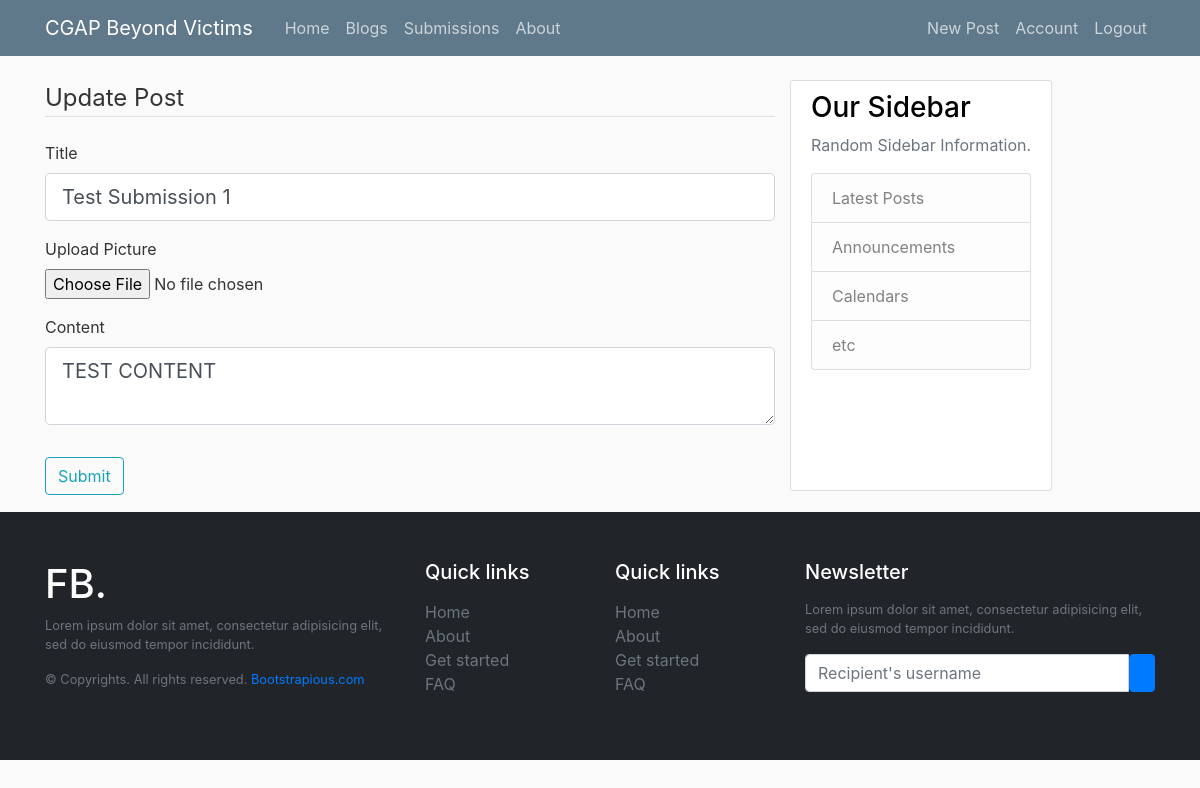
The app's page /submission/1/update (signed in), older data.
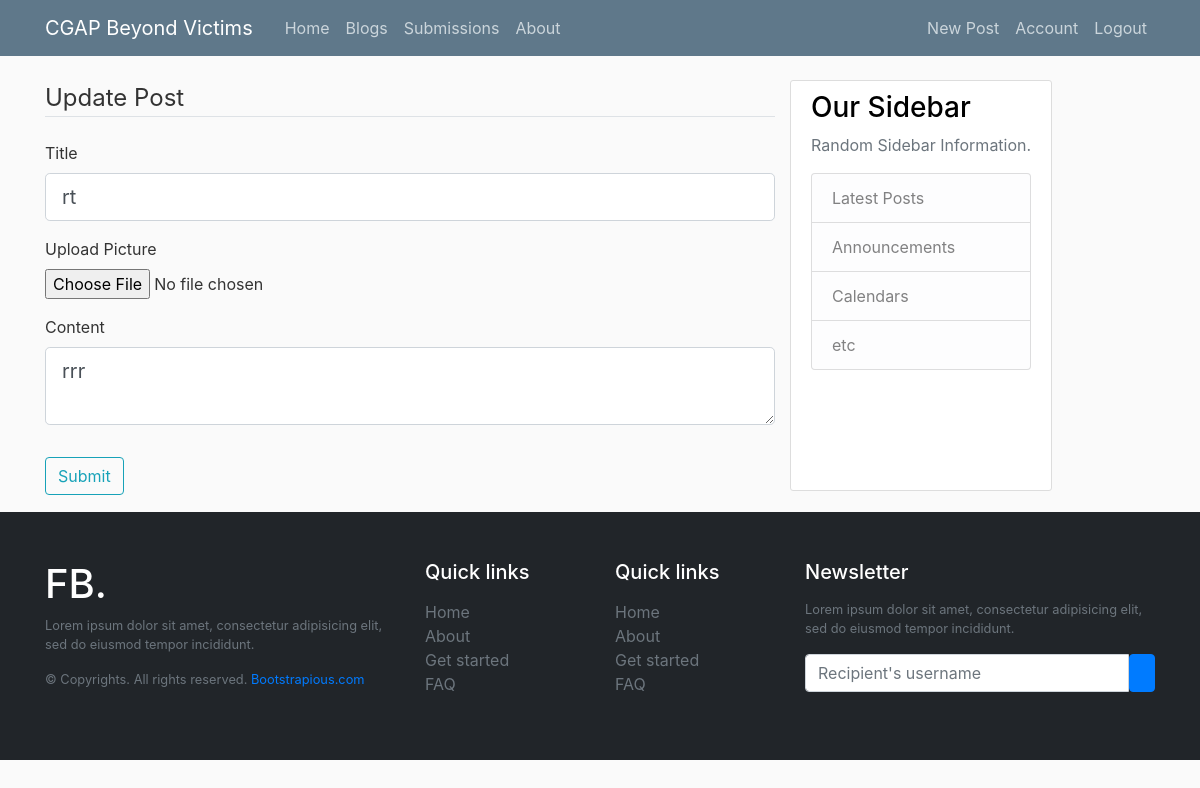
The same page, newer data.
### cgap/models.py (models this page shows, shortened)
class Submission(db.Model):
    id = db.Column(db.Integer, primary_key=True)
    title = db.Column(db.String(100), nullable=False)
    date_posted = db.Column(db.DateTime, nullable=False, default=datetime.utcnow)
    image_file = db.Column(
        db.String(20), nullable=False, default="images/women_default.jpg"
    )
    content = db.Column(db.Text, nullable=False)
    author = db.Column(db.String(100), nullable=False)

### cgap/routes.py (the view)
@app.route("/submission/<int:submission_id>/update", methods=["GET", "POST"])
@login_required
def edit_submission(submission_id):
    submission = Submission.query.get_or_404(submission_id)
    form = SubmitPostForm()
    if form.validate_on_submit():
        submission.title = form.title.data
        submission.content = form.content.data
        submission.image_file = form.picture.data
        db.session.commit()
        flash("This submission has been updated!", "success")
        return redirect(url_for("submission", submission_id=submission.id))
    elif request.method == "GET":
        form.title.data = submission.title
        form.content.data = submission.content
        form.picture.data = submission.image_file
    return render_template(
        "create_post.html", title="Update Post", form=form, legend="Update Post"
    )

### cgap/forms.py
class SubmitPostForm(FlaskForm):
    title = StringField("Title", validators=[DataRequired()])
    picture = FileField("Upload Picture", validators=[FileAllowed(["jpg", "png"])])
    content = TextAreaField("Content", validators=[DataRequired()])
    author = StringField("Author", validators=[DataRequired()])
    submit = SubmitField("Submit")

### cgap/models.py (called while the page is built)
@login_manager.user_loader
def load_user(user_id):
    return User.query.get(int(user_id))

### cgap/templates/create_post.html (shortened to what this page needs)
{% extends "layout.html" %}
{% block content %}
<div class=""content-section>
    <form method="POST" action="" novalidate enctype="multipart/form-data">
        <fieldset class="form-group">
            <legend class="border-bottom mb-4">{{ legend }}</legend>
            <div class="form-group">
                {{ form.title.label(class="form-control-label") }}
                {% if form.title.errors %}
                    {{ form.title(class="form-control form-control-lg is-invalid") }}
                    <div class="invalid-feedback">
                        {% for error in form.title.errors %}
                            <span>{{ error }}</span>
                        {% endfor %}
                    </div>
                {% else %}
                    {{ form.title(class="form-control form-control-lg") }}
                {% endif %}
            </div>
            <div class="form-group">
                {{ form.picture.label() }}
                {{ form.picture(class="form-control-file") }}
            </div>
            <div class="form-group">
                {{ form.content.label(class="form-control-label") }}
                {% if form.content.errors %}
                    {{ form.content(class="form-control form-control-lg is-invalid") }}
                    <div class="invalid-feedback">
                        {% for error in form.content.errors %}
                            <span>{{ error }}</span>
                        {% endfor %}
                    </div>
                {% else %}
                    {{ form.content(class="form-control form-control-lg") }}
                {% endif %}
            </div>
        </fieldset>
        <div class="form-group">
            {{ form.submit(class="btn btn-outline-info") }}
        </div>
    </form>
</div>
{% endblock content %}

Row changes from the older to the newer data that the page shows:
changed Submission: title "Test Submission 1" → "rt"; content "TEST CONTENT" → "rrr"
